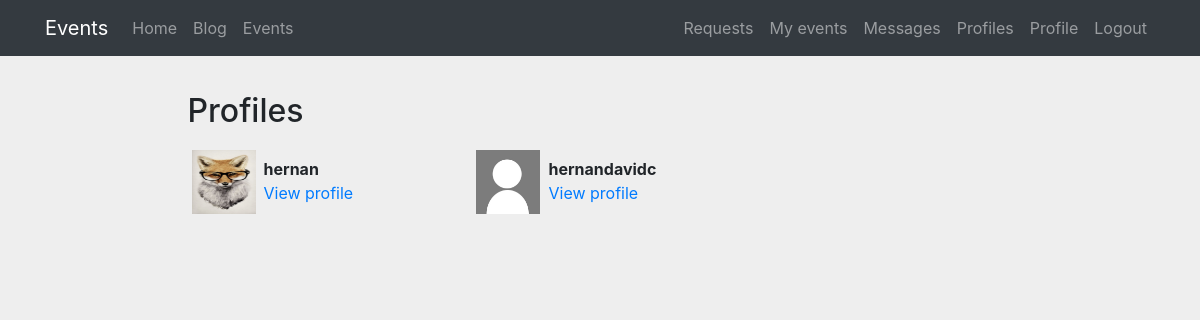
The page /profiles/ (signed in) on the database as committed earlier.
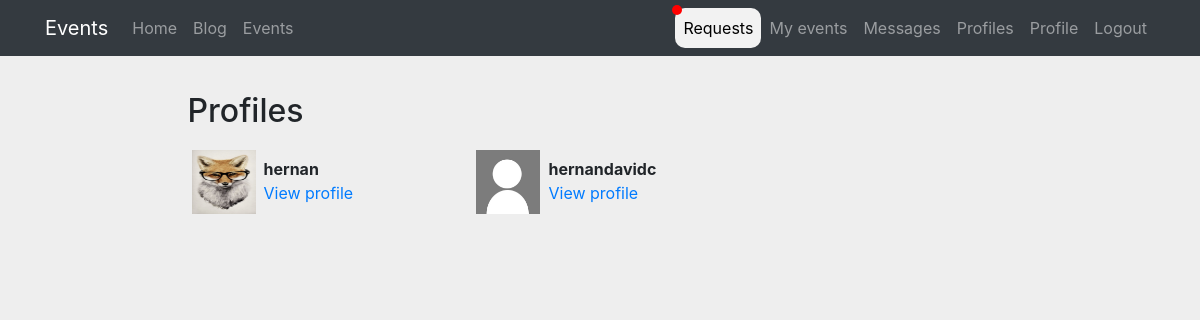
The same page on the database as committed later.
### registration/models.py (models this page shows)
class Profile(models.Model):
    user = models.OneToOneField(User, on_delete=models.CASCADE)
    name = models.CharField(max_length=200,blank=False, null=False)
    stateId = models.CharField(verbose_name="Id", max_length=20,blank=False, null=False)
    avatar = models.ImageField(upload_to=custom_upload_to, null=True, blank=True)
    bio = models.TextField(null=True, blank=True)
    link = models.URLField(max_length=200, null=True, blank=True)
    notif = models.BooleanField(blank=False, null=False, default=False)
    class Meta:
        ordering = ['user__username']

### profiles/views.py (the view)
# urls.py: path('', ProfileListView.as_view(), name='list'),
class ProfileListView(ListView):
    model = Profile
    template_name = 'profiles/profile_list.html'
    paginate_by = 8

### profiles/templates/profiles/profile_list.html (shortened to what this page needs)
{% extends 'base.html' %}
{% load static %}
{% block content %}
<main role="main">
  <div class="container">
    <div class="row mt-3">
      <div class="col-md-9 mx-auto mb-5">
        <h2>Profiles</h2>
        <div class="row">
          {% for profile in profile_list %}
            <div class="col-md-4 mt-2 mb-3 ">
              <div class="row p-1">
                <div class="col-md-12">
                  {% if profile.avatar %}
                    <img src="{{profile.avatar.url}}" class="img-fluid profile-avatar">
                  {% else %}
                    <img src="{% static 'registration/img/no-avatar.jpg' %}" class="img-fluid profile-avatar">
                  {% endif %}
                  <p class="profile-data">
                    <b>{{profile.user|truncatechars:"16"}}</b><br>
                    <a href="{% url 'profiles:detail' profile.user %}">View profile</a>
                  </p>
                </div>
              </div>
            </div>
          {% endfor %}
        </div>
      </div>
    </div>
  </div>
</main>
{% endblock %}

### core/templates/base.html (shortened to what this page needs)
<!DOCTYPE html>
<html lang="es">
  <head>
    {% load static %}
    <link href="{% static 'core/vendor/bootstrap/css/bootstrap.min.css' %}" rel="stylesheet">
    <link href="{% static 'core/vendor/font-awesome/css/font-awesome.min.css' %}" rel="stylesheet" type="text/css">
    <link href="{% static 'core/css/main.css' %}" rel="stylesheet">
  </head>
  <body>
    <body>
      <nav class="navbar navbar-expand-lg navbar-dark bg-dark">
        <div class="container">
          <a class="navbar-brand" href="{% url 'home' %}">Events</a>
          <div class="collapse navbar-collapse" id="ned">
            <ul class="navbar-nav mr-auto">
              <li class="nav-item">
                <a class="nav-link" href="{% url 'home' %}">Home</a>
              </li>
              <li class="nav-item">
                <a class="nav-link" href="{% url 'blog' %}">Blog</a>
              </li>
              <li class="nav-item">
                <a class="nav-link" href="{% url 'event_list' %}">Events</a>
              </li>
            </ul>
            <ul class="navbar-nav">
              {% if not request.user.is_authenticated %}
                <li class="nav-item">
                  <a class="nav-link" href="{% url 'login' %}">Login</a>
                </li>
                <li class="nav-item"><a class="nav-link" href="">/</a></li>
                <li class="nav-item">
                    <a class="nav-link" href="{% url 'signup' %}">Signup</a>
                  </li>
              {% else %}
                <li class="nav-item" style="position: relative;">
                  <a href="{% url 'invitation_list' %}" class="nav-link {% if request.user.profile.notif %} working{% endif %}">Requests</a>
                </li>
                <li class="nav-item">
                  <a class="nav-link" href="{% url 'myevent_list' %}">My events</a>
                </li>
                <li class="nav-item">
                  <a class="nav-link" href="{% url 'messenger:list' %}">Messages</a>
                </li>
                <li class="nav-item">
                  <a class="nav-link" href="{% url 'profiles:list' %}">Profiles</a>
                </li>
                <li class="nav-item">
                    <a class="nav-link" href="{% url 'profile' %}">Profile</a>
                  </li>
                <li class="nav-item">
                  <a class="nav-link" href="{% url 'logout' %}">Logout</a>
                </li>
              {% endif %}
            </ul>
          </div>
        </div>
      </nav>
      {% block content %}{% endblock %}
  </body>
</html>

### static/core/css/main.css (style rules this page uses)
body { background-color: #EEEEEE }
main { padding-top: 20px; }
:root { --jumbotron-padding-y: 3rem; }
.working { border-radius: 10px; background: #f2f2f2; color: black!important; }
a.nav-link.working:after { content: ''; background: red; height: 10px; width: 10px; top: -3px; left: -3px; z-index: 100; display: block; position: absolute; border-radius: 1000px; }

### profiles/templates/profiles/profile_list.html (style rules this page uses)
.profile-avatar { float:left;width:4rem;height:4rem }
.profile-data { padding-left:4.5rem;padding-top:.4rem; }

Rows that differ between the two databases and show on the page:
changed Profile "hernan": notif False → True (drawn)
